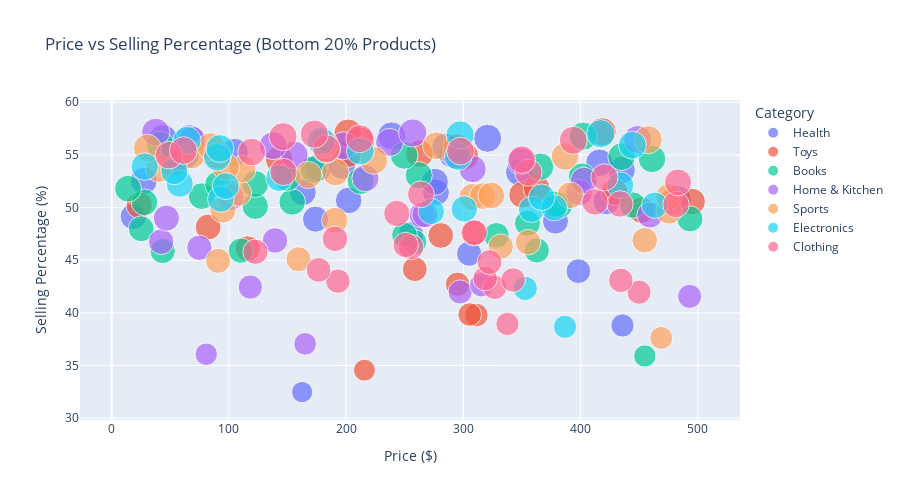

Write notebook code for a chart like this one.
### Code cell
# 2. Scatter plot: Price vs Selling Percentage for bottom 20% products
fig2 = px.scatter(
    least_selling_products,
    x='price',
    y='selling_percentage',
    color='category',
    size='total_sales',
    hover_name='product_name',
    title='Price vs Selling Percentage (Bottom 20% Products)',
    labels={
        'price': 'Price ($)',
        'selling_percentage': 'Selling Percentage (%)',
        'category': 'Category',
        'total_sales': 'Total Sales'
    }
)

fig2.update_layout(height=500)

# Save the figure
fig2.write_html(os.path.join(results_dir, 'price_vs_selling_percentage_scatter.html'))

# Try to save as PNG (requires kaleido package)
try:
    fig2.write_image(os.path.join(results_dir, 'price_vs_selling_percentage_scatter.png'), width=1200, height=500, scale=2)
    print("Saved scatter plot as HTML and PNG to results directory")
except ValueError as e:
    if "kaleido" in str(e):
        print("Saved scatter plot as HTML to results directory")
        print("Note: PNG export requires kaleido package. Install with: pip install kaleido")
    else:
        print(f"Error saving PNG: {e}")
        print("Saved scatter plot as HTML to results directory")

fig2.show()

### Figure 1 — Plotly figure (JSON) as saved in the notebook; plotly's stock layout.template omitted (floating-point values rounded to 4 significant figures)
{"data": [{"hovertemplate": "<b>%{hovertext}</b><br><br>Category=Health<br>Price ($)=%{x}<br>Selling Percentage (%)=%{y}<br>Total Sales=%{marker.size}<extra></extra>", "hovertext": ["Generic Product", "Generic Product", "Generic Product", "Generic Product", "Generic Product", "Generic Product", "Generic Product", "Generic Product", "Generic Product", "Generic Product", "Generic Product", "Generic Product", "Generic Product", "Generic Product", "Generic Product", "Generic Product", "Generic Product", "Generic Product", "Generic Product", "Generic Product", "Generic Product", "Generic Product", "Generic Product", "Generic Product", "Generic Product", "Generic Product", "Generic Product", "Generic Product"], "legendgroup": "Health", "marker": {"color": "#636efa", "size": [2972, 3551, 4023, 4175, 4341, 4458, 4475, 4498, 4628, 4638, 4652, 4708, 4709, 4800, 4808, 4884, 4901, 4922, 4941, 4965, 5033, 5038, 5057, 5101, 5175, 5177, 5178, 5198], "sizemode": "area", "sizeref": 13.09, "symbol": "circle"}, "mode": "markers", "name": "Health", "orientation": "v", "showlegend": true, "type": "scatter", "x": [162.4, 435.6, 398.0, 304.9, 255.1, 378.5, 173.8, 18.41, 421.9, 202.1, 482.7, 276.6, 163.1, 275.6, 27.38, 347.5, 435.0, 176.1, 196.4, 416.0, 62.95, 290.6, 104.8, 284.7, 66.53, 43.84, 320.6, 238.8], "xaxis": "x", "y": [32.48, 38.8, 43.96, 45.62, 47.44, 48.72, 48.9, 49.15, 50.57, 50.68, 50.84, 51.45, 51.46, 52.45, 52.54, 53.37, 53.56, 53.79, 53.99, 54.26, 55.0, 55.05, 55.26, 55.74, 56.55, 56.57, 56.58, 56.8], "yaxis": "y"}, {"hovertemplate": "<b>%{hovertext}</b><br><br>Category=Toys<br>Price ($)=%{x}<br>Selling Percentage (%)=%{y}<br>Total Sales=%{marker.size}<extra></extra>", "hovertext": ["Building Blocks", "Remote Car", "Lego Set", "Action Figure", "Toy Robot", "Toy Robot", "Action Figure", "Remote Car", "Board Game", "Doll", "Puzzle", "Remote Car", "Train Set", "Board Game", "Building Blocks", "Doll", "Board Game", "Board Game", "Action Figure", "Remote Car", "Board Game", "Doll", "Puzzle", "Puzzle", "Puzzle", "Building Blocks"], "legendgroup": "Toys", "marker": {"color": "#EF553B", "size": [3162, 3641, 3646, 3909, 4040, 4220, 4333, 4355, 4406, 4552, 4596, 4626, 4628, 4687, 4710, 4739, 4868, 4961, 4992, 5022, 5043, 5044, 5095, 5154, 5223, 5234], "sizemode": "area", "sizeref": 13.09, "symbol": "circle"}, "mode": "markers", "name": "Toys", "orientation": "v", "showlegend": true, "type": "scatter", "x": [215.6, 311.0, 305.3, 295.0, 258.5, 116.0, 280.6, 308.6, 82.3, 451.8, 23.49, 477.7, 495.0, 350.0, 429.0, 362.5, 147.9, 53.1, 142.9, 301.3, 262.4, 201.7, 294.2, 212.4, 201.6, 418.3], "xaxis": "x", "y": [34.55, 39.79, 39.84, 42.72, 44.15, 46.12, 47.35, 47.59, 48.15, 49.74, 50.22, 50.55, 50.57, 51.22, 51.47, 51.79, 53.2, 54.21, 54.55, 54.88, 55.11, 55.12, 55.68, 56.32, 57.08, 57.2], "yaxis": "y"}, {"hovertemplate": "<b>%{hovertext}</b><br><br>Category=Books<br>Price ($)=%{x}<br>Selling Percentage (%)=%{y}<br>Total Sales=%{marker.size}<extra></extra>", "hovertext": ["Biography", "Science Book", "Self-Help Book", "Self-Help Book", "Science Book", "Biography", "Comics", "Self-Help Book", "Science Book", "Dictionary", "Thriller Novel", "Thriller Novel", "Cookbook", "Cookbook", "Novel", "Cookbook", "Dictionary", "Dictionary", "Cookbook", "Cookbook", "Cookbook", "Cookbook", "Science Book", "Comics", "Science Book", "Novel", "History Book", "Dictionary", "Comics", "Self-Help Book", "Cookbook"], "legendgroup": "Books", "marker": {"color": "#00cc96", "size": [3286, 4198, 4201, 4203, 4275, 4334, 4337, 4391, 4440, 4477, 4587, 4597, 4597, 4604, 4621, 4624, 4675, 4740, 4777, 4780, 4807, 4835, 4846, 4857, 4906, 4931, 4999, 5018, 5029, 5118, 5196], "sizemode": "area", "sizeref": 13.09, "symbol": "circle"}, "mode": "markers", "name": "Books", "orientation": "v", "showlegend": true, "type": "scatter", "x": [454.7, 43.48, 110.1, 362.5, 257.8, 328.1, 249.7, 25.23, 354.6, 493.2, 122.4, 444.4, 382.0, 377.9, 27.99, 153.9, 76.72, 13.96, 90.82, 122.4, 212.3, 149.6, 401.0, 261.9, 172.3, 365.4, 460.8, 434.9, 249.4, 41.53, 402.1], "xaxis": "x", "y": [35.91, 45.87, 45.91, 45.93, 46.72, 47.36, 47.39, 47.98, 48.52, 48.92, 50.13, 50.23, 50.23, 50.31, 50.5, 50.53, 51.09, 51.8, 52.2, 52.23, 52.53, 52.84, 52.96, 53.08, 53.61, 53.88, 54.63, 54.84, 54.96, 55.93, 56.78], "yaxis": "y"}, {"hovertemplate": "<b>%{hovertext}</b><br><br>Category=Home & Kitchen<br>Price ($)=%{x}<br>Selling Percentage (%)=%{y}<br>Total Sales=%{marker.size}<extra></extra>", "hovertext": ["Mixer", "Kettle", "Kettle", "Toaster", "Dish Rack", "Dish Rack", "Kettle", "Vacuum Cleaner", "Microwave", "Vacuum Cleaner", "Microwave", "Air Fryer", "Toaster", "Coffee Maker", "Air Fryer", "Cookware Set", "Toaster", "Dish Rack", "Microwave", "Vacuum Cleaner", "Toaster", "Coffee Maker", "Kettle", "Microwave", "Air Fryer", "Kettle", "Cookware Set", "Cookware Set"], "legendgroup": "Home & Kitchen", "marker": {"color": "#ab63fa", "size": [3301, 3391, 3804, 3842, 3885, 3904, 4226, 4279, 4290, 4484, 4511, 4512, 4515, 4665, 4708, 4809, 4831, 4911, 4978, 5030, 5032, 5113, 5114, 5142, 5161, 5167, 5224, 5230], "sizemode": "area", "sizeref": 13.09, "symbol": "circle"}, "mode": "markers", "name": "Home & Kitchen", "orientation": "v", "showlegend": true, "type": "scatter", "x": [80.67, 165.0, 492.9, 297.2, 118.3, 315.6, 74.76, 42.19, 139.3, 46.65, 459.1, 264.8, 267.2, 101.7, 398.7, 402.7, 216.4, 307.8, 348.9, 293.6, 155.8, 197.7, 137.7, 237.0, 68.38, 448.6, 256.7, 37.53], "xaxis": "x", "y": [36.07, 37.06, 41.57, 41.98, 42.45, 42.66, 46.18, 46.76, 46.88, 49.0, 49.3, 49.31, 49.34, 50.98, 51.45, 52.55, 52.79, 53.67, 54.4, 54.97, 54.99, 55.87, 55.88, 56.19, 56.4, 56.46, 57.09, 57.15], "yaxis": "y"}, {"hovertemplate": "<b>%{hovertext}</b><br><br>Category=Sports<br>Price ($)=%{x}<br>Selling Percentage (%)=%{y}<br>Total Sales=%{marker.size}<extra></extra>", "hovertext": ["Yoga Mat", "Badminton Racket", "Dumbbells", "Yoga Mat", "Badminton Racket", "Running Shoes", "Badminton Racket", "Football", "Tennis Racket", "Cricket Bat", "Yoga Mat", "Football", "Tennis Racket", "Skipping Rope", "Badminton Racket", "Yoga Mat", "Badminton Racket", "Cricket Bat", "Running Shoes", "Badminton Racket", "Running Shoes", "Cricket Bat", "Dumbbells", "Badminton Racket", "Yoga Mat", "Running Shoes", "Yoga Mat", "Badminton Racket", "Swim Goggles", "Tennis Racket"], "legendgroup": "Sports", "marker": {"color": "#FFA15A", "size": [3443, 4113, 4126, 4237, 4275, 4292, 4464, 4546, 4555, 4668, 4669, 4675, 4681, 4682, 4702, 4859, 4883, 4909, 4914, 4929, 4985, 5020, 5030, 5032, 5081, 5092, 5105, 5112, 5133, 5166], "sizemode": "area", "sizeref": 13.09, "symbol": "circle"}, "mode": "markers", "name": "Sports", "orientation": "v", "showlegend": true, "type": "scatter", "x": [468.7, 90.78, 159.3, 331.8, 355.1, 454.6, 190.3, 475.4, 94.81, 475.1, 307.7, 316.3, 323.8, 391.0, 107.9, 167.7, 190.9, 111.4, 40.24, 97.35, 223.6, 386.6, 90.3, 68.11, 182.9, 30.46, 84.6, 277.0, 181.1, 457.6], "xaxis": "x", "y": [37.62, 44.95, 45.09, 46.3, 46.72, 46.9, 48.78, 49.68, 49.78, 51.01, 51.02, 51.09, 51.15, 51.16, 51.38, 53.1, 53.36, 53.64, 53.7, 53.86, 54.47, 54.86, 54.97, 54.99, 55.52, 55.64, 55.79, 55.86, 56.09, 56.45], "yaxis": "y"}, {"hovertemplate": "<b>%{hovertext}</b><br><br>Category=Electronics<br>Price ($)=%{x}<br>Selling Percentage (%)=%{y}<br>Total Sales=%{marker.size}<extra></extra>", "hovertext": ["Monitor", "Gaming Console", "Headphones", "Monitor", "Laptop", "Bluetooth Speaker", "Camera", "Smartphone", "Smartwatch", "Bluetooth Speaker", "Camera", "Power Bank", "Tablet", "Smartwatch", "Bluetooth Speaker", "Laptop", "Gaming Console", "Smartphone", "Power Bank", "Camera", "Tablet", "Camera", "Gaming Console", "Power Bank"], "legendgroup": "Electronics", "marker": {"color": "#19d3f3", "size": [3539, 3873, 4542, 4560, 4563, 4575, 4596, 4650, 4665, 4762, 4769, 4782, 4833, 4893, 4932, 5013, 5019, 5067, 5089, 5118, 5154, 5159, 5207, 5218], "sizemode": "area", "sizeref": 13.09, "symbol": "circle"}, "mode": "markers", "name": "Electronics", "orientation": "v", "showlegend": true, "type": "scatter", "x": [386.6, 352.7, 272.6, 358.1, 300.7, 377.4, 463.2, 93.13, 366.8, 97.35, 433.8, 58.05, 142.9, 53.43, 28.25, 89.98, 295.5, 212.0, 92.31, 444.1, 178.7, 64.28, 297.2, 417.1], "xaxis": "x", "y": [38.67, 42.32, 49.63, 49.83, 49.86, 49.99, 50.22, 50.81, 50.98, 52.04, 52.11, 52.26, 52.81, 53.47, 53.9, 54.78, 54.85, 55.37, 55.61, 55.93, 56.32, 56.38, 56.9, 57.02], "yaxis": "y"}, {"hovertemplate": "<b>%{hovertext}</b><br><br>Category=Clothing<br>Price ($)=%{x}<br>Selling Percentage (%)=%{y}<br>Total Sales=%{marker.size}<extra></extra>", "hovertext": ["T-Shirt", "Dress", "Sweater", "Hoodie", "T-Shirt", "T-Shirt", "Jacket", "T-Shirt", "Jacket", "Shirt", "Jacket", "Shirt", "Hoodie", "Blazer", "Dress", "T-Shirt", "Dress", "Shorts", "Hoodie", "T-Shirt", "T-Shirt", "Shirt", "Shorts", "Sweater", "Skirt", "Sweater", "Blazer", "T-Shirt", "Dress", "Dress", "Skirt", "Skirt", "T-Shirt"], "legendgroup": "Clothing", "marker": {"color": "#FF6692", "size": [3564, 3840, 3882, 3936, 3943, 3946, 3959, 4034, 4102, 4191, 4233, 4250, 4304, 4358, 4525, 4602, 4607, 4625, 4691, 4794, 4838, 4879, 4885, 4992, 5031, 5058, 5066, 5071, 5087, 5160, 5174, 5192, 5214], "sizemode": "area", "sizeref": 13.09, "symbol": "circle"}, "mode": "markers", "name": "Clothing", "orientation": "v", "showlegend": true, "type": "scatter", "x": [337.5, 449.8, 326.7, 192.9, 434.2, 342.3, 318.6, 176.4, 322.2, 122.6, 255.4, 250.7, 190.4, 309.4, 243.2, 481.3, 433.4, 412.2, 263.8, 483.0, 420.2, 355.5, 146.4, 349.8, 48.8, 119.4, 297.5, 61.17, 183.3, 393.7, 211.6, 146.1, 172.8], "xaxis": "x", "y": [38.95, 41.96, 42.42, 43.01, 43.09, 43.12, 43.26, 44.08, 44.83, 45.8, 46.26, 46.44, 47.03, 47.62, 49.45, 50.29, 50.34, 50.54, 51.26, 52.39, 52.87, 53.32, 53.38, 54.55, 54.98, 55.27, 55.36, 55.41, 55.59, 56.39, 56.54, 56.74, 56.98], "yaxis": "y"}], "layout": {"height": 500, "legend": {"itemsizing": "constant", "title": {"text": "Category"}, "tracegroupgap": 0}, "title": {"text": "Price vs Selling Percentage (Bottom 20% Products)"}, "xaxis": {"anchor": "y", "domain": [0, 1], "title": {"text": "Price ($)"}}, "yaxis": {"anchor": "x", "domain": [0, 1], "title": {"text": "Selling Percentage (%)"}}}}
